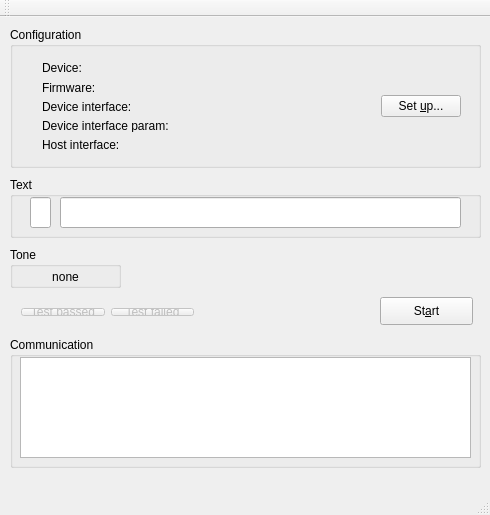
<?xml version="1.0" encoding="UTF-8"?>
<ui version="4.0">
 <class>MainWindow</class>
 <widget class="QMainWindow" name="MainWindow">
  <property name="geometry">
   <rect>
    <x>0</x>
    <y>0</y>
    <width>490</width>
    <height>515</height>
   </rect>
  </property>
  <property name="windowTitle">
   <string>Flurdisplay Test</string>
  </property>
  <widget class="QWidget" name="centralWidget">
   <widget class="QGroupBox" name="groupBox">
    <property name="geometry">
     <rect>
      <x>10</x>
      <y>10</y>
      <width>471</width>
      <height>141</height>
     </rect>
    </property>
    <property name="title">
     <string>Configuration</string>
    </property>
    <widget class="QWidget" name="layoutWidget">
     <property name="geometry">
      <rect>
       <x>21</x>
       <y>23</y>
       <width>441</width>
       <height>112</height>
      </rect>
     </property>
     <layout class="QHBoxLayout" name="horizontalLayout">
      <item>
       <layout class="QVBoxLayout" name="verticalLayout_2">
        <item>
         <widget class="QLabel" name="labelDevice">
          <property name="text">
           <string>Device:</string>
          </property>
         </widget>
        </item>
        <item>
         <widget class="QLabel" name="labelFirmware">
          <property name="text">
           <string>Firmware:</string>
          </property>
         </widget>
        </item>
        <item>
         <widget class="QLabel" name="labelDevInterface">
          <property name="text">
           <string>Device interface:</string>
          </property>
         </widget>
        </item>
        <item>
         <widget class="QLabel" name="labelDevInterfaceParam">
          <property name="text">
           <string>Device interface param:</string>
          </property>
         </widget>
        </item>
        <item>
         <widget class="QLabel" name="labelHostInterface">
          <property name="text">
           <string>Host interface:</string>
          </property>
         </widget>
        </item>
       </layout>
      </item>
      <item>
       <spacer name="horizontalSpacer">
        <property name="orientation">
         <enum>Qt::Horizontal</enum>
        </property>
        <property name="sizeHint" stdset="0">
         <size>
          <width>58</width>
          <height>20</height>
         </size>
        </property>
       </spacer>
      </item>
      <item>
       <widget class="QPushButton" name="configButton">
        <property name="text">
         <string>Set &amp;up...</string>
        </property>
       </widget>
      </item>
     </layout>
    </widget>
   </widget>
   <widget class="QGroupBox" name="groupBox_2">
    <property name="geometry">
     <rect>
      <x>10</x>
      <y>160</y>
      <width>471</width>
      <height>61</height>
     </rect>
    </property>
    <property name="title">
     <string>Text</string>
    </property>
    <widget class="QLineEdit" name="ledDisplay">
     <property name="geometry">
      <rect>
       <x>50</x>
       <y>20</y>
       <width>401</width>
       <height>31</height>
      </rect>
     </property>
     <property name="font">
      <font>
       <family>Courier New</family>
       <pointsize>10</pointsize>
      </font>
     </property>
     <property name="maxLength">
      <number>40</number>
     </property>
     <property name="readOnly">
      <bool>true</bool>
     </property>
    </widget>
    <widget class="QLineEdit" name="indicatorMultipleText">
     <property name="geometry">
      <rect>
       <x>20</x>
       <y>20</y>
       <width>21</width>
       <height>31</height>
      </rect>
     </property>
     <property name="font">
      <font>
       <family>Courier New</family>
       <pointsize>10</pointsize>
      </font>
     </property>
     <property name="maxLength">
      <number>1</number>
     </property>
     <property name="readOnly">
      <bool>true</bool>
     </property>
    </widget>
   </widget>
   <widget class="QPushButton" name="startStopButton">
    <property name="geometry">
     <rect>
      <x>380</x>
      <y>280</y>
      <width>93</width>
      <height>28</height>
     </rect>
    </property>
    <property name="text">
     <string>St&amp;art</string>
    </property>
   </widget>
   <widget class="QWidget" name="layoutWidget">
    <property name="geometry">
     <rect>
      <x>10</x>
      <y>280</y>
      <width>195</width>
      <height>30</height>
     </rect>
    </property>
    <layout class="QHBoxLayout" name="horizontalLayout_2">
     <item>
      <widget class="QPushButton" name="testPassedButton">
       <property name="enabled">
        <bool>false</bool>
       </property>
       <property name="text">
        <string>Test &amp;passed</string>
       </property>
      </widget>
     </item>
     <item>
      <widget class="QPushButton" name="testFailedButton">
       <property name="enabled">
        <bool>false</bool>
       </property>
       <property name="text">
        <string>Test &amp;failed</string>
       </property>
      </widget>
     </item>
    </layout>
   </widget>
   <widget class="QGroupBox" name="groupBox_3">
    <property name="geometry">
     <rect>
      <x>10</x>
      <y>230</y>
      <width>111</width>
      <height>41</height>
     </rect>
    </property>
    <property name="title">
     <string>Tone</string>
    </property>
    <widget class="QLabel" name="labelTone">
     <property name="geometry">
      <rect>
       <x>10</x>
       <y>20</y>
       <width>91</width>
       <height>20</height>
      </rect>
     </property>
     <property name="layoutDirection">
      <enum>Qt::LeftToRight</enum>
     </property>
     <property name="text">
      <string>none</string>
     </property>
     <property name="alignment">
      <set>Qt::AlignCenter</set>
     </property>
    </widget>
   </widget>
   <widget class="QGroupBox" name="groupBox_4">
    <property name="geometry">
     <rect>
      <x>10</x>
      <y>320</y>
      <width>471</width>
      <height>131</height>
     </rect>
    </property>
    <property name="title">
     <string>Communication</string>
    </property>
    <widget class="QPlainTextEdit" name="protocolView">
     <property name="geometry">
      <rect>
       <x>10</x>
       <y>20</y>
       <width>451</width>
       <height>101</height>
      </rect>
     </property>
    </widget>
   </widget>
  </widget>
  <widget class="QMenuBar" name="menuBar">
   <property name="geometry">
    <rect>
     <x>0</x>
     <y>0</y>
     <width>490</width>
     <height>26</height>
    </rect>
   </property>
  </widget>
  <widget class="QToolBar" name="mainToolBar">
   <attribute name="toolBarArea">
    <enum>TopToolBarArea</enum>
   </attribute>
   <attribute name="toolBarBreak">
    <bool>false</bool>
   </attribute>
  </widget>
  <widget class="QStatusBar" name="statusBar"/>
 </widget>
 <layoutdefault spacing="6" margin="11"/>
 <resources/>
 <connections/>
</ui>
